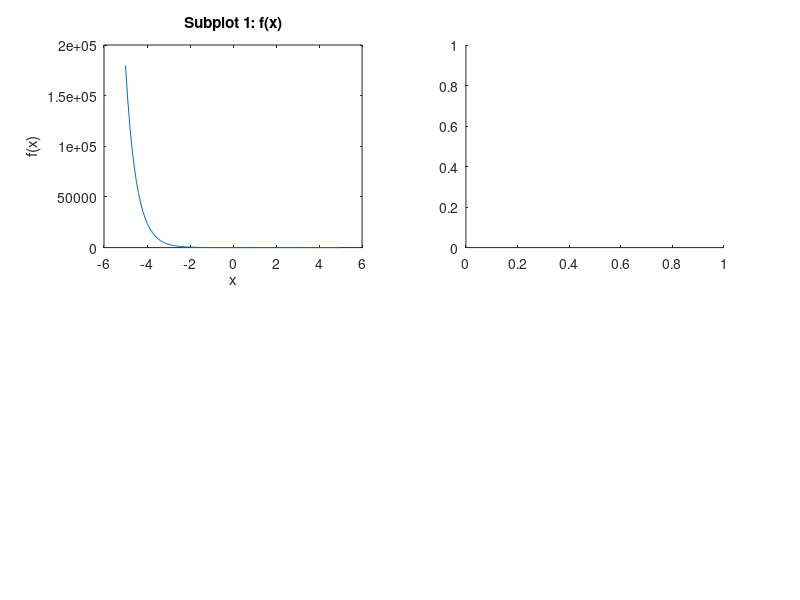

Source code (MATLAB): (Note: this script raises an error after producing the figure.)
subplot(2,2,1)
x1 = linspace(-5,5);
% create a set of x- coordinates
f = 3 * exp(-2*x1+1);
% define the f(x) function
plot(x1,f)
xlabel('x')
ylabel('f(x)')
title('Subplot 1: f(x)')

subplot(2,2,2)
x2 = linspace(0.01,32);
% create a set of x- coordinates
g = log3(x2.^2+1);
% define the g(x) function using log3 fuction written by myself
z = log4(x2.^3+2);
% define the z(x) function using log4 fuction written by myself
plot(x2,g)
xlabel('x')
ylabel('g(x)')
hold on
% let us have more than one diagram in a plot
plot(x2,z)
xlabel('x')
ylabel('z(x)')
hold off
legend('g(x)','z(x)')
% label g(x) function and z(x) function in order to recognize them
title('Subplot 2: g(x) and z(x)')

subplot(2,2,3)
t = linspace(0,1,4);
% create a set of x- coordinates
m = sin(pi*t/2);
% define the m(t) function
n = tan(pi*t/3);
% define the n(t) function
plot(t,m)
xlabel('t')
ylabel('m(t)')
yyaxis right
plot(t,n)
xlabel('t')
ylabel('n(t)')
yyaxis left
title('Subplot 3: m(t) and n(t)')

subplot(2,2,4)
y = linspace(0,10);
% create a set of x- coordinates
k = y .* exp(-0.5.*y) .* cos(6*pi.*y);
% define the k(y) function
plot(y,k)
xlabel('y')
ylabel('k(y)')
title('Subplot 4: k(y)')